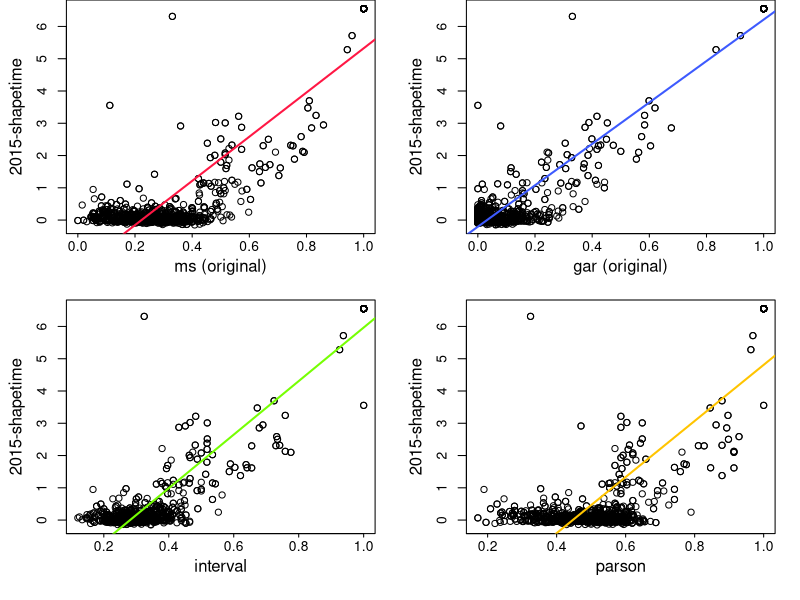
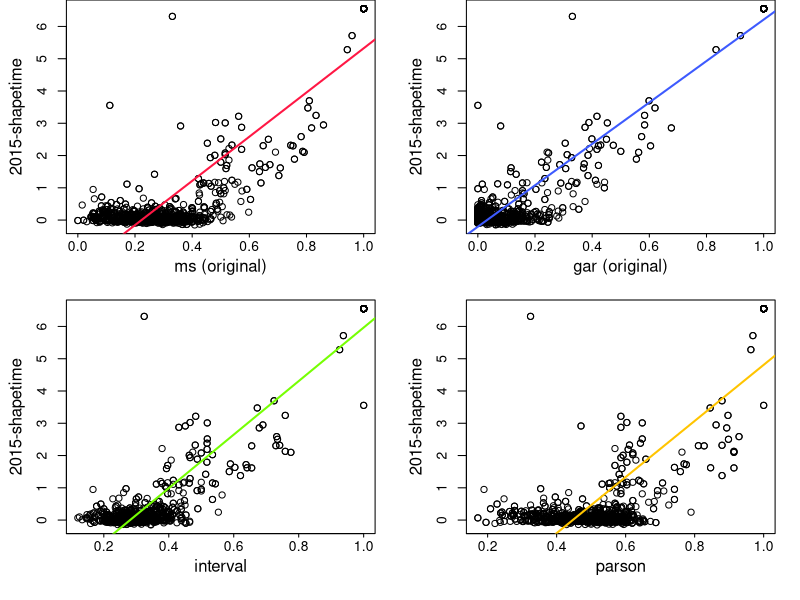

These charts were generated, in order, by the following R code:
data <- read.csv("top10.csv", header=TRUE, sep=";", dec=",")
shapetime <- data$shapetime
ms <- data$ms
gar <- data$gar
interval <- data$interval
parson <- data$parson

# PDF
pdf("top10_scatterplots.pdf", width = 6, height = 6)
par(mfrow=c(2,2), mar=c(4,4,0,1.5))  # 2-column Layout
y <- shapetime
y_txt <- "2015-shapetime"

# Row 1
COLOR <- rgb(red=255, green=23, blue=68, maxColorValue=255)
x <- ms
x_txt <- "ms (original)"
plot(x, y, xlab="", ylab="", xaxt="n", yaxt="n")
axis(side=1, at=c(0, 0.2, 0.4, 0.6, 0.8, 1.0), tck=-.015, padj=-1.25)
mtext(x_txt, side=1, line=1.5, cex.lab=1, las=1)
axis(side=2, at=c(0, 1, 2, 3, 4, 5, 6))
mtext(y_txt, side=2, line=2.5, cex.lab=1, las=0)
abline(lm(y~x), col=COLOR, lwd=2)

COLOR <- rgb(red=61, green=90, blue=254, maxColorValue=255)
x <- gar
x_txt <- "gar (original)"
plot(x, y, xlab="", ylab="", xaxt="n", yaxt="n")
axis(side=1, at=c(0, 0.2, 0.4, 0.6, 0.8, 1.0), tck=-.015, padj=-1.25)
mtext(x_txt, side=1, line=1.5, cex.lab=1, las=1)
axis(side=2, at=c(0, 1, 2, 3, 4, 5, 6))
mtext(y_txt, side=2, line=2.5, cex.lab=1, las=0)
abline(lm(y~x), col=COLOR, lwd=2)

# Row 2
COLOR <- rgb(red=118, green=255, blue=3, maxColorValue=255)
x <- interval
x_txt <- "interval"
plot(x, y, xlab="", ylab="", xaxt="n", yaxt="n")
axis(side=1, at=c(0, 0.2, 0.4, 0.6, 0.8, 1.0), tck=-.015, padj=-1.25)
mtext(x_txt, side=1, line=1.5, cex.lab=1, las=1)
axis(side=2, at=c(0, 1, 2, 3, 4, 5, 6))
mtext(y_txt, side=2, line=2.5, cex.lab=1, las=0)
abline(lm(y~x), col=COLOR, lwd=2)

COLOR <- rgb(red=255, green=196, blue=0, maxColorValue=255)
x <- parson
x_txt <- "parson"
plot(x, y, xlab="", ylab="", xaxt="n", yaxt="n")
axis(side=1, at=c(0, 0.2, 0.4, 0.6, 0.8, 1.0), tck=-.015, padj=-1.25)
mtext(x_txt, side=1, line=1.5, cex.lab=1, las=1)
axis(side=2, at=c(0, 1, 2, 3, 4, 5, 6))
mtext(y_txt, side=2, line=2.5, cex.lab=1, las=0)
abline(lm(y~x), col=COLOR, lwd=2)

dev.off()

# PNG
png(filename="top10_scatterplots.png", width=1200, height=1200, res=150)
par(mfrow=c(2,2), mar=c(4,4,0,1.5))  # 2-column Layout
y <- shapetime
y_txt <- "2015-shapetime"


# Row 1
COLOR <- rgb(red=255, green=23, blue=68, maxColorValue=255)
x <- ms
x_txt <- "ms (original)"
plot(x, y, xlab="", ylab="", xaxt="n", yaxt="n")
axis(side=1, at=c(0, 0.2, 0.4, 0.6, 0.8, 1.0), tck=-.015, padj=-1.25)
mtext(x_txt, side=1, line=1.5, cex.lab=1, las=1)
axis(side=2, at=c(0, 1, 2, 3, 4, 5, 6))
mtext(y_txt, side=2, line=2.5, cex.lab=1, las=0)
abline(lm(y~x), col=COLOR, lwd=2)

COLOR <- rgb(red=61, green=90, blue=254, maxColorValue=255)
x <- gar
x_txt <- "gar (original)"
plot(x, y, xlab="", ylab="", xaxt="n", yaxt="n")
axis(side=1, at=c(0, 0.2, 0.4, 0.6, 0.8, 1.0), tck=-.015, padj=-1.25)
mtext(x_txt, side=1, line=1.5, cex.lab=1, las=1)
axis(side=2, at=c(0, 1, 2, 3, 4, 5, 6))
mtext(y_txt, side=2, line=2.5, cex.lab=1, las=0)
abline(lm(y~x), col=COLOR, lwd=2)

# Row 2
COLOR <- rgb(red=118, green=255, blue=3, maxColorValue=255)
x <- interval
x_txt <- "interval"
plot(x, y, xlab="", ylab="", xaxt="n", yaxt="n")
axis(side=1, at=c(0, 0.2, 0.4, 0.6, 0.8, 1.0), tck=-.015, padj=-1.25)
mtext(x_txt, side=1, line=1.5, cex.lab=1, las=1)
axis(side=2, at=c(0, 1, 2, 3, 4, 5, 6))
mtext(y_txt, side=2, line=2.5, cex.lab=1, las=0)
abline(lm(y~x), col=COLOR, lwd=2)

COLOR <- rgb(red=255, green=196, blue=0, maxColorValue=255)
x <- parson
x_txt <- "parson"
plot(x, y, xlab="", ylab="", xaxt="n", yaxt="n")
axis(side=1, at=c(0, 0.2, 0.4, 0.6, 0.8, 1.0), tck=-.015, padj=-1.25)
mtext(x_txt, side=1, line=1.5, cex.lab=1, las=1)
axis(side=2, at=c(0, 1, 2, 3, 4, 5, 6))
mtext(y_txt, side=2, line=2.5, cex.lab=1, las=0)
abline(lm(y~x), col=COLOR, lwd=2)

dev.off()